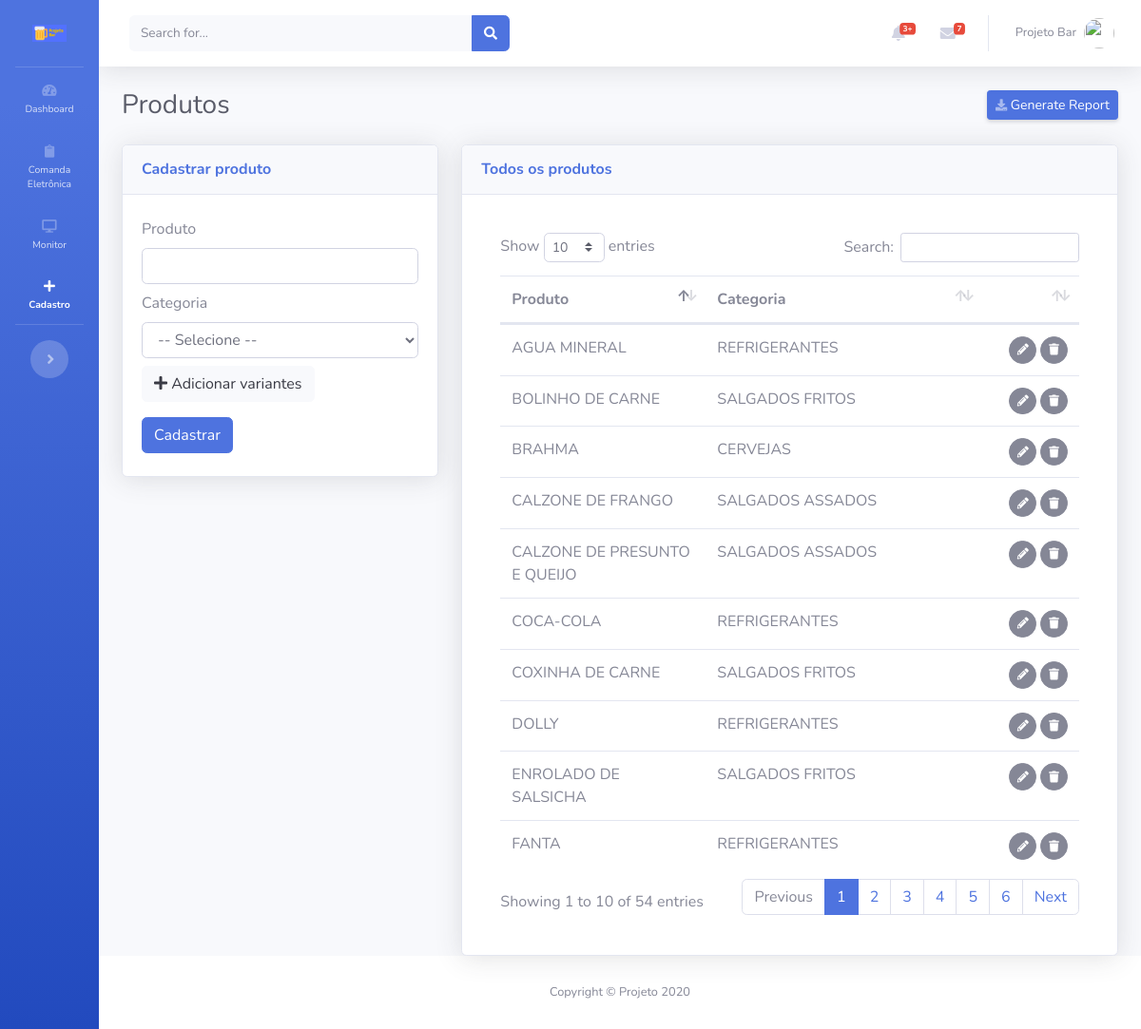
The page /views/produtos/Cadastrar.php (signed in) on the database as committed earlier.
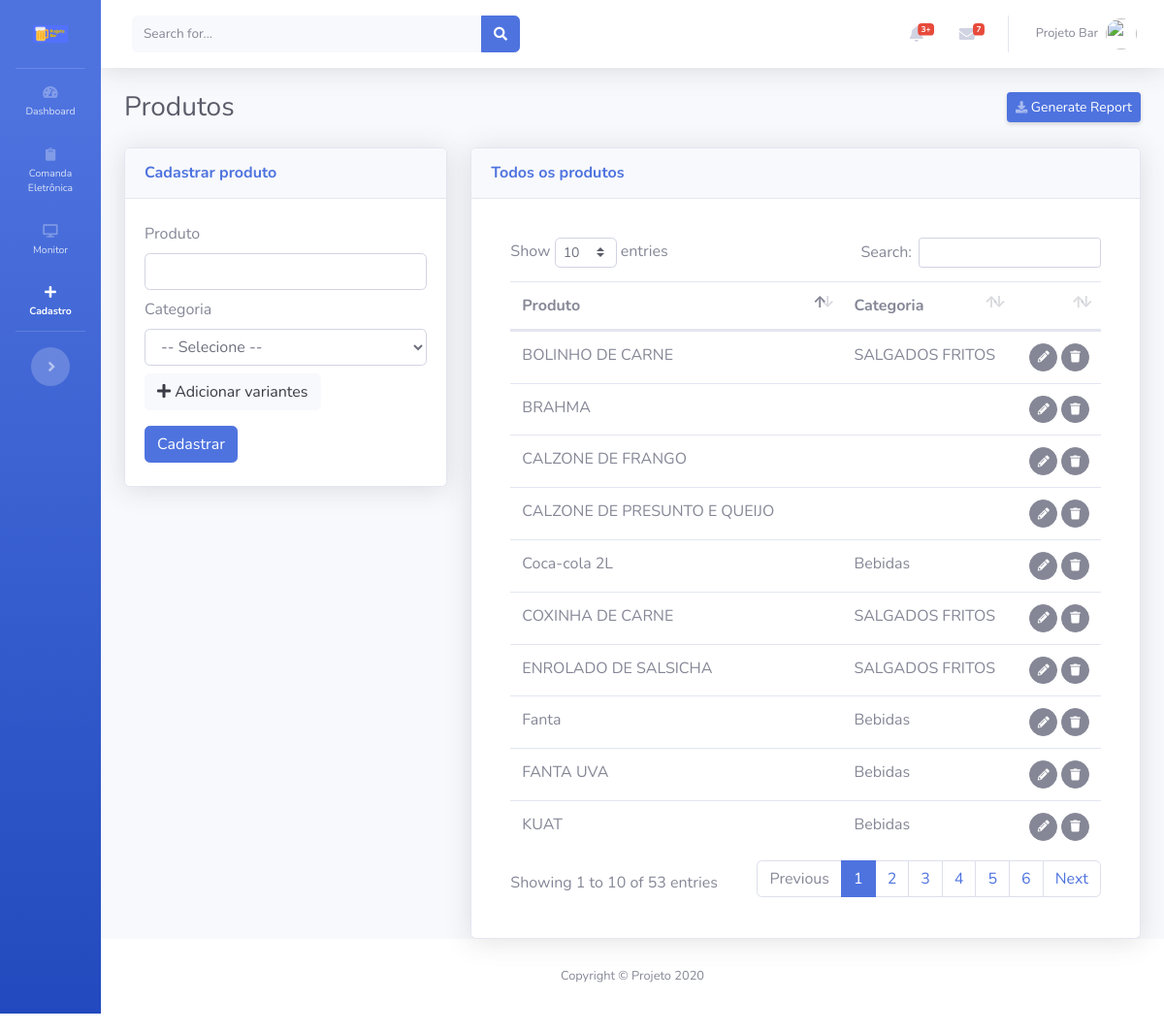
The same page on the database as committed later.
### tables this page shows
CREATE TABLE IF NOT EXISTS `produtos` (
  `id` int(11) NOT NULL AUTO_INCREMENT,
  `produto` varchar(200) NOT NULL,
  `categoria` int(11) NOT NULL COMMENT 'FK',
  `preco` double NOT NULL,
  `usuario` int(11) NOT NULL COMMENT 'FK',
  `cadastro` datetime NOT NULL,
  `modificado` datetime NOT NULL,
  PRIMARY KEY (`id`)
);

CREATE TABLE IF NOT EXISTS `categorias` (
  `id` int(11) NOT NULL AUTO_INCREMENT,
  `categoria` varchar(200) NOT NULL,
  `icone` varchar(255) NOT NULL,
  `usuario` int(11) NOT NULL COMMENT 'FK',
  `cadastro` datetime NOT NULL,
  `modificado` datetime NOT NULL,
  PRIMARY KEY (`id`)
);

### views/produtos/templates/FormularioExibir.php (the view, shortened to what this page needs)
<div class="card shadow mb-12" id="cardFormularioExibir" style="display:none;">
  <div class="card-header py-3">
    <h6 class="m-0 font-weight-bold text-primary">Todos os produtos</h6>
  </div>
  <div class="card-body">
    <?php
    $sql="
    SELECT
    a.id,
    a.produto,
    b.categoria
    FROM produtos a
    LEFT JOIN categorias b on (a.categoria=b.id) order by produto ASC";
    if ($result=mysqli_query($conecta,$sql))
    {
      ?>
      <div class="card-body">
        <div class="table-responsive">
          <table class="table cell-border table-hover" id="dataTable" width="100%" cellspacing="0">
            <thead>
              <tr>
                <th>Produto</th>
                <th>Categoria</th>
                <th></th>
              </tr>
            </thead>
            <tfoot>
              <tbody>
                <?php
                while ($row=mysqli_fetch_assoc($result))
                {
                 ?>
                 <tr>
                  <td><?php echo $row['produto'];?></td>
                  <td><?php echo $row['categoria'];?></td>
                  <td align="right">
                    <span id="acoes">
                      <button class="btn btn-secondary btn-circle btn-sm botaoEditarProdutoTransicao" idproduto="<?=$row['id']?>">
                        <i class="fas fa-pencil-alt"></i></button>
                        <button class="btn btn-secondary btn-circle btn-sm botaoExcluirProdutoTransicao" data-toggle="modal" data-target="#modalExcluirProduto" idproduto="<?=$row['id']?>"> <i class="fas fa-trash"></i>
                        </span>
                      </td>
                    </tr>
                    <?php
                  }
                  ?>
                </tbody>
              </table>
            </div>
          </div>
          <?php
        }
        ?>
      </div>
    </div>

Rows that differ between the two databases and show on the page:
no longer on this page (row edited): produtos: produto "AGUA MINERAL", categorias.categoria "REFRIGERANTES"
removed produtos: produto "DOLLY", categorias.categoria "REFRIGERANTES"
changed produtos "BRAHMA": categorias.categoria "CERVEJAS" → (not shown)
changed produtos "CALZONE DE FRANGO": categorias.categoria "SALGADOS ASSADOS" → (not shown)
changed produtos "CALZONE DE PRESUNTO E QUEIJO": categorias.categoria "SALGADOS ASSADOS" → (not shown)
changed produtos: produto "COCA-COLA" → "Coca-cola 2L"; categorias.categoria "REFRIGERANTES" → "Bebidas"
changed produtos: produto "FANTA" → "Fanta"; categorias.categoria "REFRIGERANTES" → "Bebidas"
now on this page (row edited): produtos: produto "FANTA UVA", categorias.categoria "Bebidas"
now on this page (row edited): produtos: produto "KUAT", categorias.categoria "Bebidas"
Other text that changed with them:
text written by a page script: "Show entries Search: Showing 1 to 10 of 54 entries Previous 1 2 3 4 5 6 Next" → "Show entries Search: Showing 1 to 10 of 53 entries Previous 1 2 3 4 5 6 Next"
